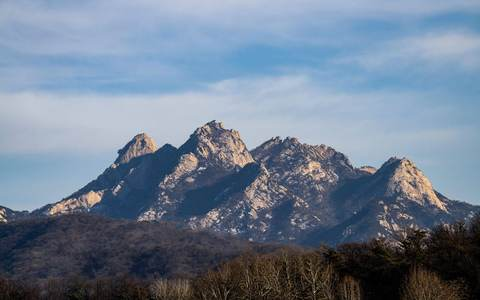
#> input picture pipeline/photos/web/bukhansan/hero.jpg, 480 x 300 px; its folder holds only this picture in this run
$ python make_look.py
#> lines starting #> are read from the running program, lines starting #| are printed output that depends on the picture
"""산 사진에서 그 산의 바위 색을 뽑아요 → photos/look.json

    python3 make_look.py

사진(photos/web/<산>/)에서 채도가 낮고 밝기가 중간~밝은 픽셀(바위·암벽)의 가운데 값을 바위 색으로 써요.
하늘이 많은 위쪽 1/4은 빼고 봐요. 게임에선 바위·노두·물가 바위와 먼 산 바위 색을 이 색 쪽으로 바꿔요 (look_patch.py).
"""
import json, os, glob
import numpy as np
from PIL import Image

HERE = os.path.dirname(os.path.abspath(__file__))
WEB = os.path.join(HERE, 'photos', 'web')


def rock_color(paths):
    px = []
    for p in paths:
        im = np.asarray(Image.open(p).convert('RGB').resize((160, 110))).astype(float) / 255
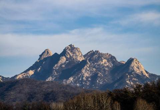
#> im: shape (110, 160, 3) float64; mean R, G, B 0.434, 0.492, 0.567
        im = im[im.shape[0] // 4:]                       # 하늘이 많은 위쪽은 빼요
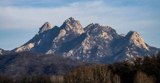
#> im: shape (83, 160, 3) float64; mean R, G, B 0.396, 0.435, 0.491
        a = im.reshape(-1, 3); mx, mn = a.max(1), a.min(1); lum = a @ [0.3, 0.59, 0.11]
#> after `mx, mn = (a.max(1), a.min(1))`: mx = 13280 values, max 0.906 at index 7232, min 0 at index 11804, mean 0.507; mn = 13280 values, max 0.78 at index 2947, min 0 at index 10879, mean 0.379
#> after `lum = a @ [0.3, 0.59, 0.11]`: lum = 13280 values, max 0.791 at index 5383, min 0 at index 11804, mean 0.429
        sat = (mx - mn) / np.maximum(mx, 1e-3)
#> sat = 13280 values, max 1 at index 10879, min 0 at index 8954, mean 0.286
        sel = a[(sat < 0.22) & (lum > 0.3) & (lum < 0.88) & (a[:, 2] < a[:, 0] + 0.08)]   # 회색·베이지 (파란 하늘·눈 그늘 빼고)
#> sel = 1296 rows, first 8: [0.729, 0.757, 0.808], [0.741, 0.769, 0.82], [0.757, 0.788, 0.835], [0.765, 0.792, 0.843], [0.757, 0.788, 0.835], [0.757, 0.788, 0.835], [0.757, 0.788, 0.835], [0.757, 0.784, 0.835]
        if len(sel): px.append(sel)
    if not px: return None
    a = np.concatenate(px)
#> a has the same summary as sel
    if len(a) < 400: return None
    return [round(float(v), 3) for v in np.median(a, 0)]


def main():
    out = {}
    for d in sorted(glob.glob(os.path.join(WEB, '*'))):
        mid = os.path.basename(d)
        if mid == 'sky': continue
        c = rock_color(sorted(glob.glob(os.path.join(d, '*.jpg'))))
        if c: out[mid] = dict(rock=c)
        print(mid, c)
#| bukhansan [0.482, 0.459, 0.486]
#> pass 2 of the loop in main, `for d in sorted(glob.glob(os.path.join(WEB, '*'))):`:
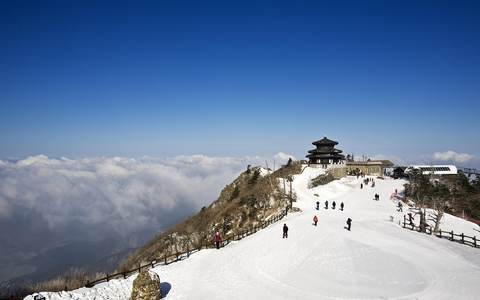
#> input picture pipeline/photos/web/deogyusan/hero.jpg, 480 x 300 px
#> in rock_color (call 2), `im = np.asarray(Image.open(p).convert('RGB').resize((160, 110))).astyp..`:
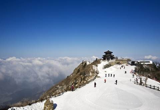
#> im: shape (110, 160, 3) float64; mean R, G, B 0.429, 0.515, 0.64
#> in rock_color (call 2), `im = im[im.shape[0] // 4:]`:
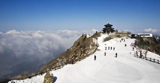
#> im: shape (83, 160, 3) float64; mean R, G, B 0.539, 0.593, 0.668
#> mx = 13280 values, max 1 at index 5702, min 0.0431 at index 5064, mean 0.685; mn = 13280 values, max 1 at index 5751, min 0.0118 at index 12349, mean 0.522
#> lum = 13280 values, max 1 at index 5751, min 0.0309 at index 5064, mean 0.585
#> sat = 13280 values, max 0.812 at index 12349, min 0 at index 5486, mean 0.251
    json.dump(out, open(os.path.join(HERE, 'photos', 'look.json'), 'w'), indent=1)


if __name__ == '__main__':
    main()
